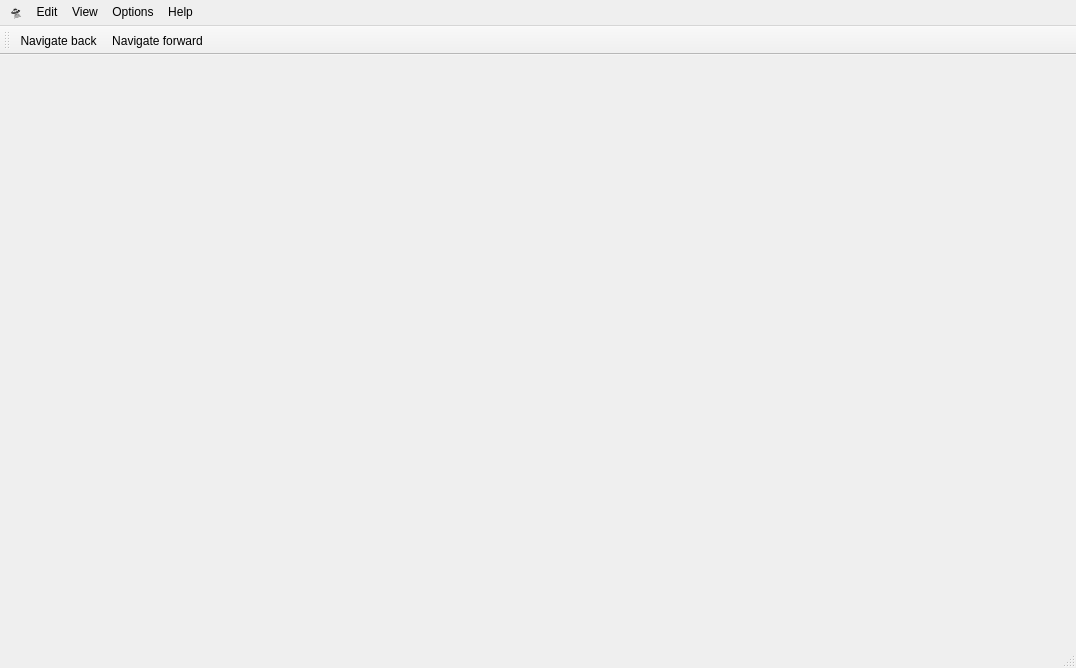
<?xml version="1.0" encoding="UTF-8"?>
<ui version="4.0">
 <class>MainWindow</class>
 <widget class="QMainWindow" name="MainWindow">
  <property name="geometry">
   <rect>
    <x>0</x>
    <y>0</y>
    <width>1076</width>
    <height>668</height>
   </rect>
  </property>
  <property name="windowTitle">
   <string>Abstract Spacecraft v0.0</string>
  </property>
  <property name="windowIcon">
   <iconset resource="../resources.qrc">
    <normaloff>:/img/galaxy.ico</normaloff>:/img/galaxy.ico</iconset>
  </property>
  <property name="iconSize">
   <size>
    <width>24</width>
    <height>24</height>
   </size>
  </property>
  <property name="toolButtonStyle">
   <enum>Qt::ToolButtonTextOnly</enum>
  </property>
  <property name="documentMode">
   <bool>true</bool>
  </property>
  <widget class="QWidget" name="centralwidget"/>
  <widget class="QMenuBar" name="menubar">
   <property name="geometry">
    <rect>
     <x>0</x>
     <y>0</y>
     <width>1076</width>
     <height>22</height>
    </rect>
   </property>
   <widget class="QMenu" name="menuEdit">
    <property name="title">
     <string>Edit</string>
    </property>
    <addaction name="actionUndo"/>
    <addaction name="actionRedo"/>
    <addaction name="separator"/>
    <addaction name="actionDelete"/>
   </widget>
   <widget class="QMenu" name="menuView">
    <property name="title">
     <string>View</string>
    </property>
    <addaction name="actionZoom_In"/>
    <addaction name="actionZoom_Out"/>
    <addaction name="actionZoom_Default"/>
   </widget>
   <widget class="QMenu" name="menuOptions">
    <property name="title">
     <string>Options</string>
    </property>
    <addaction name="actionApplication_font"/>
   </widget>
   <widget class="QMenu" name="menu">
    <property name="title">
     <string>🛸</string>
    </property>
    <addaction name="actionNew_Window"/>
    <addaction name="actionNew_Tab"/>
    <addaction name="separator"/>
    <addaction name="actionLoad_diagram"/>
    <addaction name="separator"/>
    <addaction name="actionSave_Diagram"/>
    <addaction name="actionSave_diagram_as"/>
    <addaction name="separator"/>
    <addaction name="actionClose_Diagram"/>
   </widget>
   <widget class="QMenu" name="menuHelp">
    <property name="title">
     <string>Help</string>
    </property>
   </widget>
   <addaction name="menu"/>
   <addaction name="menuEdit"/>
   <addaction name="menuView"/>
   <addaction name="menuOptions"/>
   <addaction name="menuHelp"/>
  </widget>
  <widget class="QStatusBar" name="statusbar"/>
  <widget class="QToolBar" name="toolBar">
   <property name="windowTitle">
    <string>toolBar</string>
   </property>
   <property name="layoutDirection">
    <enum>Qt::LeftToRight</enum>
   </property>
   <property name="toolButtonStyle">
    <enum>Qt::ToolButtonIconOnly</enum>
   </property>
   <attribute name="toolBarArea">
    <enum>TopToolBarArea</enum>
   </attribute>
   <attribute name="toolBarBreak">
    <bool>false</bool>
   </attribute>
   <addaction name="actionBack"/>
   <addaction name="actionForward"/>
  </widget>
  <action name="actionUndo">
   <property name="text">
    <string>Undo</string>
   </property>
   <property name="shortcut">
    <string>Ctrl+Z</string>
   </property>
  </action>
  <action name="actionRedo">
   <property name="text">
    <string>Redo</string>
   </property>
   <property name="shortcut">
    <string>Ctrl+Y</string>
   </property>
  </action>
  <action name="actionDelete">
   <property name="text">
    <string>Delete</string>
   </property>
   <property name="shortcut">
    <string>Del</string>
   </property>
  </action>
  <action name="actionZoom_In">
   <property name="text">
    <string>Zoom In</string>
   </property>
   <property name="shortcut">
    <string>Ctrl+=</string>
   </property>
  </action>
  <action name="actionZoom_Out">
   <property name="text">
    <string>Zoom Out</string>
   </property>
   <property name="shortcut">
    <string>Ctrl+-</string>
   </property>
  </action>
  <action name="actionZoom_Default">
   <property name="text">
    <string>Zoom Default</string>
   </property>
   <property name="shortcut">
    <string>Ctrl+0</string>
   </property>
  </action>
  <action name="actionNew_Window">
   <property name="text">
    <string>New spacecraft</string>
   </property>
   <property name="shortcut">
    <string>Ctrl+N</string>
   </property>
  </action>
  <action name="actionNew_Tab">
   <property name="text">
    <string>New diagram</string>
   </property>
   <property name="shortcut">
    <string>Ctrl+T</string>
   </property>
  </action>
  <action name="actionBack">
   <property name="icon">
    <iconset resource="../resources.qrc">
     <normaloff>:/img/navigate_back.ico</normaloff>:/img/navigate_back.ico</iconset>
   </property>
   <property name="text">
    <string>Navigate back</string>
   </property>
   <property name="toolTip">
    <string>Back   Ctrl+Backspace</string>
   </property>
   <property name="shortcut">
    <string>Ctrl+Backspace</string>
   </property>
  </action>
  <action name="actionForward">
   <property name="icon">
    <iconset>
     <normalon>:/img/navigate_forward.ico</normalon>
    </iconset>
   </property>
   <property name="text">
    <string>Navigate forward</string>
   </property>
   <property name="toolTip">
    <string>Forward   Ctrl+Space</string>
   </property>
   <property name="shortcut">
    <string>Ctrl+Space</string>
   </property>
  </action>
  <action name="actionClose_Diagram">
   <property name="text">
    <string>Close diagram</string>
   </property>
   <property name="shortcut">
    <string>Ctrl+F4</string>
   </property>
  </action>
  <action name="actionLaTeX_to_unicode">
   <property name="checkable">
    <bool>true</bool>
   </property>
   <property name="checked">
    <bool>true</bool>
   </property>
   <property name="text">
    <string>LaTeX to unicode</string>
   </property>
  </action>
  <action name="actionSave_Diagram">
   <property name="text">
    <string>Save diagram</string>
   </property>
   <property name="shortcut">
    <string>Ctrl+S</string>
   </property>
  </action>
  <action name="actionSave_diagram_as">
   <property name="text">
    <string>Save diagram as...</string>
   </property>
   <property name="shortcut">
    <string>Ctrl+Shift+S</string>
   </property>
  </action>
  <action name="actionLoad_diagram">
   <property name="text">
    <string>Open diagram...</string>
   </property>
   <property name="shortcut">
    <string>Ctrl+O</string>
   </property>
  </action>
  <action name="actionApplication_font">
   <property name="checkable">
    <bool>false</bool>
   </property>
   <property name="checked">
    <bool>false</bool>
   </property>
   <property name="text">
    <string>Application font...</string>
   </property>
  </action>
  <action name="actionGraphics_Debugger">
   <property name="checkable">
    <bool>true</bool>
   </property>
   <property name="text">
    <string>Graphics Debugger</string>
   </property>
   <property name="shortcut">
    <string>Alt+D</string>
   </property>
  </action>
  <action name="actionCollision_response">
   <property name="checkable">
    <bool>true</bool>
   </property>
   <property name="checked">
    <bool>true</bool>
   </property>
   <property name="text">
    <string>Collision response</string>
   </property>
  </action>
  <action name="actionText_Collision_response">
   <property name="checkable">
    <bool>true</bool>
   </property>
   <property name="text">
    <string>Text Collision response</string>
   </property>
  </action>
 </widget>
 <resources>
  <include location="../resources.qrc"/>
 </resources>
 <connections/>
</ui>
